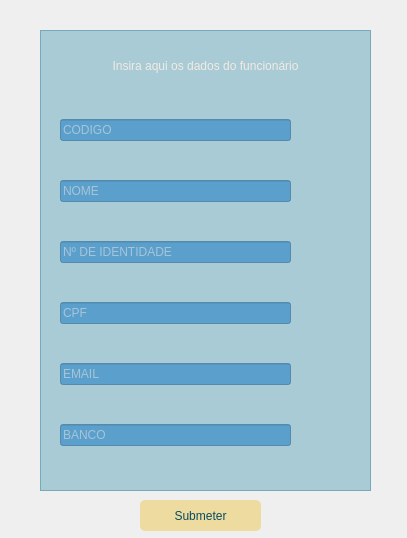
<?xml version="1.0" encoding="UTF-8"?>
<ui version="4.0">
 <class>telaInserirFuncionario</class>
 <widget class="QMainWindow" name="telaInserirFuncionario">
  <property name="geometry">
   <rect>
    <x>0</x>
    <y>0</y>
    <width>407</width>
    <height>538</height>
   </rect>
  </property>
  <property name="windowTitle">
   <string>MainWindow</string>
  </property>
  <property name="styleSheet">
   <string notr="true">#telaInserirFuncionario
{
background-image: url(:/fundos/fundo3.jpg);
}
#frameDados
{
background-color: rgba(13, 125, 159, 80);
}
#labelInfo
{
font: 13pt &quot;Noto Serif Malayalam&quot;;
color: rgb(243, 234, 225);
}

#campoCodigo
{
color: rgb(243, 234, 225);
background-color: rgba(37, 128, 197, 150);
}

#campoNome
{
color: rgb(243, 234, 225);
background-color: rgba(37, 128, 197, 150);
}

#campoID
{
color: rgb(243, 234, 225);
background-color: rgba(37, 128, 197, 150);
}

#campoCPF
{
color: rgb(243, 234, 225);
background-color: rgba(37, 128, 197, 150);
}

#campoEmail
{
color: rgb(243, 234, 225);
background-color: rgba(37, 128, 197, 150);
}

#campoBanco
{
color: rgb(243, 234, 225);
background-color: rgba(37, 128, 197, 150);
}

#botaoSubmeter
{
color: rgb(8, 76, 97);
font: 12pt &quot;Noto Serif Malayalam&quot;;
border-radius:5px;
background-color: rgb(238, 219, 159);
}
#botaoSubmeter:hover
{
color: rgb(8, 76, 97);
font: 12pt &quot;Noto Serif Malayalam&quot;;
border-radius:5px;
background-color: rgb(194, 178, 129);
}</string>
  </property>
  <widget class="QWidget" name="centralwidget">
   <widget class="QFrame" name="frameDados">
    <property name="geometry">
     <rect>
      <x>40</x>
      <y>30</y>
      <width>331</width>
      <height>461</height>
     </rect>
    </property>
    <property name="frameShape">
     <enum>QFrame::StyledPanel</enum>
    </property>
    <property name="frameShadow">
     <enum>QFrame::Raised</enum>
    </property>
    <widget class="QWidget" name="verticalLayoutWidget">
     <property name="geometry">
      <rect>
       <x>20</x>
       <y>60</y>
       <width>231</width>
       <height>391</height>
      </rect>
     </property>
     <layout class="QVBoxLayout" name="verticalLayout">
      <property name="spacing">
       <number>10</number>
      </property>
      <property name="bottomMargin">
       <number>0</number>
      </property>
      <item>
       <widget class="QLineEdit" name="campoCodigo">
        <property name="placeholderText">
         <string>CODIGO</string>
        </property>
       </widget>
      </item>
      <item>
       <widget class="QLineEdit" name="campoNome">
        <property name="placeholderText">
         <string>NOME</string>
        </property>
       </widget>
      </item>
      <item>
       <widget class="QLineEdit" name="campoID">
        <property name="placeholderText">
         <string>Nº DE IDENTIDADE</string>
        </property>
       </widget>
      </item>
      <item>
       <widget class="QLineEdit" name="campoCPF">
        <property name="placeholderText">
         <string>CPF</string>
        </property>
       </widget>
      </item>
      <item>
       <widget class="QLineEdit" name="campoEmail">
        <property name="placeholderText">
         <string>EMAIL</string>
        </property>
       </widget>
      </item>
      <item>
       <widget class="QLineEdit" name="campoBanco">
        <property name="placeholderText">
         <string>BANCO</string>
        </property>
       </widget>
      </item>
     </layout>
    </widget>
    <widget class="QLabel" name="labelInfo">
     <property name="geometry">
      <rect>
       <x>0</x>
       <y>20</y>
       <width>331</width>
       <height>31</height>
      </rect>
     </property>
     <property name="layoutDirection">
      <enum>Qt::LeftToRight</enum>
     </property>
     <property name="text">
      <string>Insira aqui os dados do funcionário</string>
     </property>
     <property name="alignment">
      <set>Qt::AlignCenter</set>
     </property>
    </widget>
   </widget>
   <widget class="QPushButton" name="botaoSubmeter">
    <property name="geometry">
     <rect>
      <x>140</x>
      <y>500</y>
      <width>121</width>
      <height>31</height>
     </rect>
    </property>
    <property name="text">
     <string>Submeter</string>
    </property>
   </widget>
  </widget>
 </widget>
 <resources>
  <include location="../recursos/recursos.qrc"/>
 </resources>
 <connections/>
</ui>
